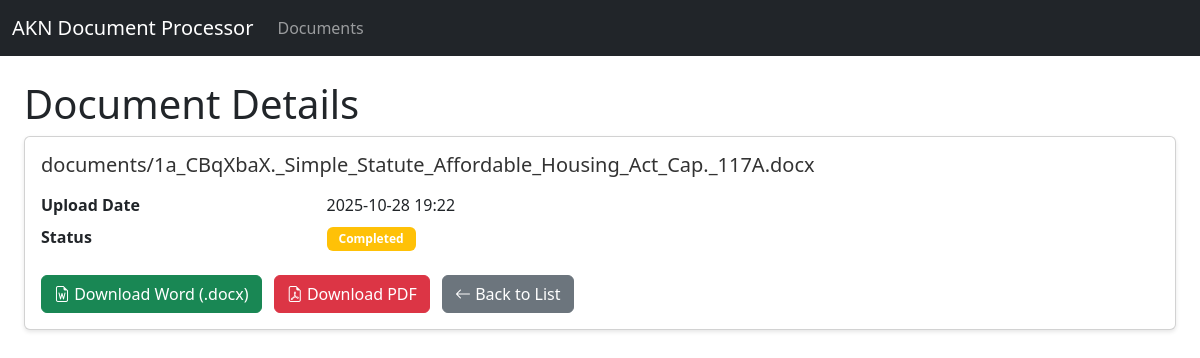
Screenshot of /document/69/ with the database file from the repository.
### myapp/models.py (models this page shows, shortened)
class Document(models.Model):
    PROCESSING_STATUS = [
        ('UPLOADED', 'Uploaded'),
        ('PROCESSING', 'Processing'),
        ('COMPLETED', 'Completed'),
        ('FAILED', 'Failed'),
    ]
    original_file = models.FileField(upload_to='documents/')
    processed_file = models.FileField(upload_to='processed/', null=True, blank=True)
    pdf_file = models.FileField(upload_to='processed/', null=True, blank=True)
    status = models.CharField(max_length=20, choices=PROCESSING_STATUS, default='UPLOADED')
    uploaded_at = models.DateTimeField(auto_now_add=True)
    processed_at = models.DateTimeField(null=True, blank=True)
    error_message = models.TextField(blank=True, null=True)
    progress = models.IntegerField(default=0)

### myapp/views.py (the view)
# urls.py: path('document/<int:pk>/', views.document_detail, name='document_detail'),
def document_detail(request, pk):
    document = get_object_or_404(Document, pk=pk)
    return render(request, 'myapp/document_detail.html', {
        'document': document
    })

### myapp/templates/myapp/document_detail.html (shortened to what this page needs)
{% extends 'base.html' %}
{% block content %}
<div class="container mt-4">
    <h1>Document Details</h1>
    <div class="card">
        <div class="card-body">
            <h5 class="card-title">{{ document.original_file.name }}</h5>
            <dl class="row">
                <dt class="col-sm-3">Upload Date</dt>
                <dd class="col-sm-9">{{ document.uploaded_at|date:"Y-m-d H:i" }}</dd>
                <dt class="col-sm-3">Status</dt>
                <dd class="col-sm-9">
                    <span class="badge {% if document.status == 'processed' %}bg-success{% elif document.status == 'failed' %}bg-danger{% else %}bg-warning{% endif %}">
                        {{ document.get_status_display }}
                    </span>
                </dd>
            </dl>
            <div class="mt-3">
                {% if document.processed_file %}
                <a href="{{ document.processed_file.url }}" class="btn btn-success me-2">
                    <i class="bi bi-file-earmark-word"></i> Download Word (.docx)
                </a>
                {% endif %}
                {% if document.pdf_file %}
                <a href="{{ document.pdf_file.url }}" class="btn btn-danger me-2">
                    <i class="bi bi-file-earmark-pdf"></i> Download PDF
                </a>
                {% endif %}
                <a href="{% url 'document_list' %}" class="btn btn-secondary">
                    <i class="bi bi-arrow-left"></i> Back to List
                </a>
            </div>
        </div>
    </div>
</div>
{% endblock %}

### myapp/static/css/style.css (style rules this page uses)
.container { max-width: 1200px; }
.card { box-shadow: 0 2px 4px rgba(0,0,0,0.1); margin-bottom: 20px; }
.card-title { color: #333; margin-bottom: 1rem; }
.badge { padding: 0.5em 1em; }

### rows the page displays
Document: original_file.name "documents/1a_CBqXbaX._Simple_Statute_Affordable_Housing_Act_Cap._117A.docx", uploaded_at "2025-10-28 19:22", status "Completed"
